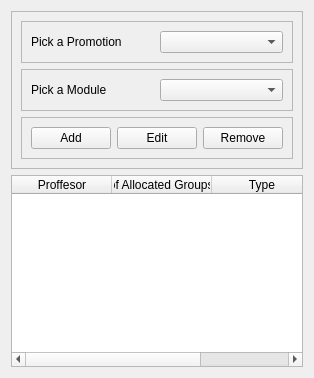
             <widget class="QWidget" name="assignements_tab">
              <attribute name="title">
               <string>[5] Assignements</string>
              </attribute>
              <layout class="QVBoxLayout" name="verticalLayout_8">
               <item>
                <widget class="QFrame" name="Assign_controls_frame">
                 <property name="frameShape">
                  <enum>QFrame::StyledPanel</enum>
                 </property>
                 <property name="frameShadow">
                  <enum>QFrame::Raised</enum>
                 </property>
                 <layout class="QVBoxLayout" name="verticalLayout_14">
                  <item>
                   <widget class="QFrame" name="promo_pick_assign_frame">
                    <property name="frameShape">
                     <enum>QFrame::StyledPanel</enum>
                    </property>
                    <property name="frameShadow">
                     <enum>QFrame::Raised</enum>
                    </property>
                    <layout class="QHBoxLayout" name="horizontalLayout_14">
                     <item>
                      <widget class="QLabel" name="assign_pick_promo_label">
                       <property name="text">
                        <string>Pick a Promotion</string>
                       </property>
                      </widget>
                     </item>
                     <item>
                      <widget class="QComboBox" name="assign_pick_promo_assign_comboBox"/>
                     </item>
                    </layout>
                   </widget>
                  </item>
                  <item>
                   <widget class="QFrame" name="module_pick_assign_frame">
                    <property name="frameShape">
                     <enum>QFrame::StyledPanel</enum>
                    </property>
                    <property name="frameShadow">
                     <enum>QFrame::Raised</enum>
                    </property>
                    <layout class="QHBoxLayout" name="horizontalLayout_15">
                     <item>
                      <widget class="QLabel" name="pick_module_lable">
                       <property name="text">
                        <string>Pick a Module</string>
                       </property>
                      </widget>
                     </item>
                     <item>
                      <widget class="QComboBox" name="module_picker_comboBox"/>
                     </item>
                    </layout>
                   </widget>
                  </item>
                  <item>
                   <widget class="QFrame" name="assignment_control_frame">
                    <property name="frameShape">
                     <enum>QFrame::StyledPanel</enum>
                    </property>
                    <property name="frameShadow">
                     <enum>QFrame::Raised</enum>
                    </property>
                    <layout class="QHBoxLayout" name="horizontalLayout_8">
                     <item>
                      <widget class="QPushButton" name="assignment_add_pushbutton">
                       <property name="text">
                        <string>Add</string>
                       </property>
                      </widget>
                     </item>
                     <item>
                      <widget class="QPushButton" name="assignment_edit_pushbutton">
                       <property name="text">
                        <string>Edit</string>
                       </property>
                      </widget>
                     </item>
                     <item>
                      <widget class="QPushButton" name="assignment_remove_pushbutton">
                       <property name="text">
                        <string>Remove</string>
                       </property>
                      </widget>
                     </item>
                    </layout>
                   </widget>
                  </item>
                 </layout>
                </widget>
               </item>
               <item>
                <widget class="QTableWidget" name="modules_assign_table">
                 <property name="editTriggers">
                  <set>QAbstractItemView::NoEditTriggers</set>
                 </property>
                 <property name="selectionMode">
                  <enum>QAbstractItemView::SingleSelection</enum>
                 </property>
                 <property name="selectionBehavior">
                  <enum>QAbstractItemView::SelectRows</enum>
                 </property>
                 <column>
                  <property name="text">
                   <string>Proffesor</string>
                  </property>
                 </column>
                 <column>
                  <property name="text">
                   <string>Number of Allocated Groups/sections</string>
                  </property>
                 </column>
                 <column>
                  <property name="text">
                   <string>Type</string>
                  </property>
                 </column>
                </widget>
               </item>
              </layout>
             </widget>
